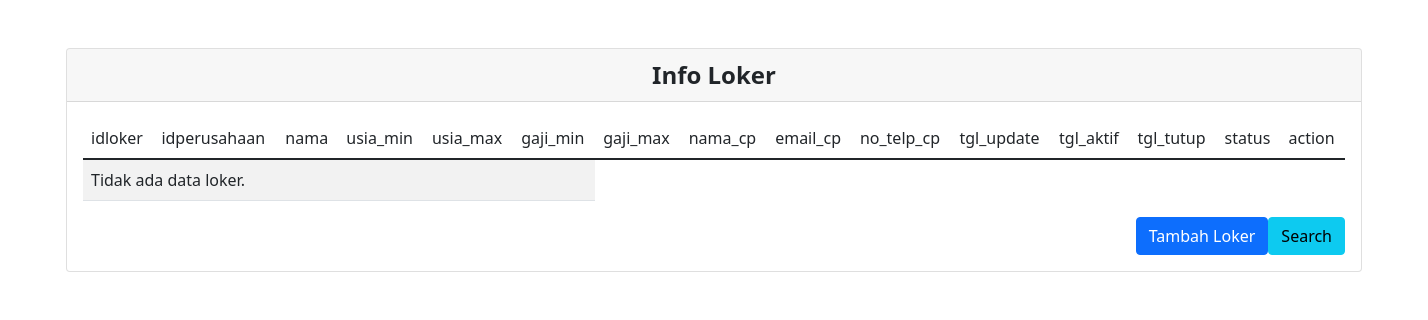
/index_loker.php, run on an earlier commit of the app's database.
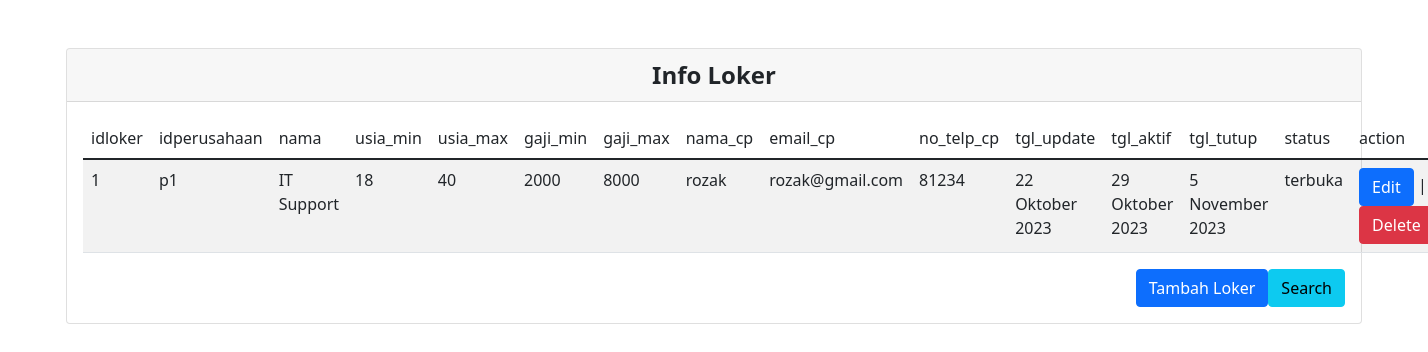
And on a later commit of the database.
### tables this page shows
CREATE TABLE `loker` (
  `idloker` varchar(20) NOT NULL,
  `idperusahaan` varchar(20) NOT NULL,
  `nama` varchar(50) NOT NULL,
  `tipe` varchar(20) NOT NULL,
  `usia_min` int(11) NOT NULL,
  `usia_max` int(11) NOT NULL,
  `gaji_min` int(20) NOT NULL,
  `gaji_max` int(25) NOT NULL,
  `nama_cp` varchar(30) NOT NULL,
  `email_cp` varchar(50) NOT NULL,
  `no_telp_cp` int(15) NOT NULL,
  `tgl_update` varchar(30) NOT NULL,
  `tgl_aktif` varchar(30) NOT NULL,
  `tgl_tutup` varchar(30) NOT NULL,
  `status` varchar(30) NOT NULL
);

### index_loker.php (the view, shortened to what this page needs)
<?php
require_once('db_login.php');
$sql = "SELECT * FROM loker";
$result = $db->query($sql);
?>
<div class="card mt-5">
    <div class="card-header text-center" style="font-size: 24px; font-weight: bold;">Info Loker</div>
        <div class="card-body">
            <table class="table table-striped">
            <thead>
                <tr>
                    <td>idloker</td>
                    <td>idperusahaan</td>
                    <td>nama</td>
                    <td>usia_min</td>
                    <td>usia_max</td>
                    <td>gaji_min</td>
                    <td>gaji_max</td>
                    <td>nama_cp</td>
                    <td>email_cp</td>
                    <td>no_telp_cp</td>
                    <td>tgl_update</td>
                    <td>tgl_aktif</td>
                    <td>tgl_tutup</td>
                    <td>status</td>
                    <td>action</td>
                </tr>
            </thead>
            <tbody>
                <?php
                if ($result->num_rows > 0) {
                    while ($row = $result->fetch_assoc()) {
                        echo '<tr>';
                        echo '<td>' . $row['idloker'] . '</td>';
                        echo '<td>' . $row['idperusahaan'] . '</td>';
                        echo '<td>' . $row['nama'] . '</td>';
                        echo '<td>' . $row['usia_min'] . '</td>';
                        echo '<td>' . $row['usia_max'] . '</td>';
                        echo '<td>' . $row['gaji_min'] . '</td>';
                        echo '<td>' . $row['gaji_max'] . '</td>';
                        echo '<td>' . $row['nama_cp'] . '</td>';
                        echo '<td>' . $row['email_cp'] . '</td>';
                        echo '<td>' . $row['no_telp_cp'] . '</td>';
                        echo '<td>' . $row['tgl_update'] . '</td>';
                        echo '<td>' . $row['tgl_aktif'] . '</td>';
                        echo '<td>' . $row['tgl_tutup'] . '</td>';
                        echo '<td>' . $row['status'] . '</td>';
                        echo '<td><a href="./CRUD_loker/edit_loker.php?idloker=' . $row['idloker'] . '" class="btn btn-primary">Edit</a> | <a href="./CRUD_loker/delete_loker.php?idloker=' . $row['idloker'] . '"class="btn btn-danger">Delete</a></td>';
                        echo '</tr>';
                    }
                } else {
                    echo '<tr><td colspan="6">Tidak ada data loker.</td></tr>';
                }
                ?>
            </tbody>
        </table>
        <a href="search_loker.php" class="btn btn-info float-end">Search</a>
        <a href="./CRUD_loker/add_loker.php" class="btn btn-primary float-end">Tambah Loker</a>
    </div>
</div>

What changed in the data, as far as the page shows it:
added loker: idloker "1", idperusahaan "p1", nama "IT Support", usia_min "18", usia_max "40", gaji_min "2000", gaji_max "8000", nama_cp "rozak", email_cp "rozak@gmail.com", no_telp_cp "81234", tgl_update "22 Oktober 2023", tgl_aktif "29 Oktober 2023", tgl_tutup "5 November 2023", status "terbuka"
Also different on the page:
text no longer shown: "Tidak ada data loker."
